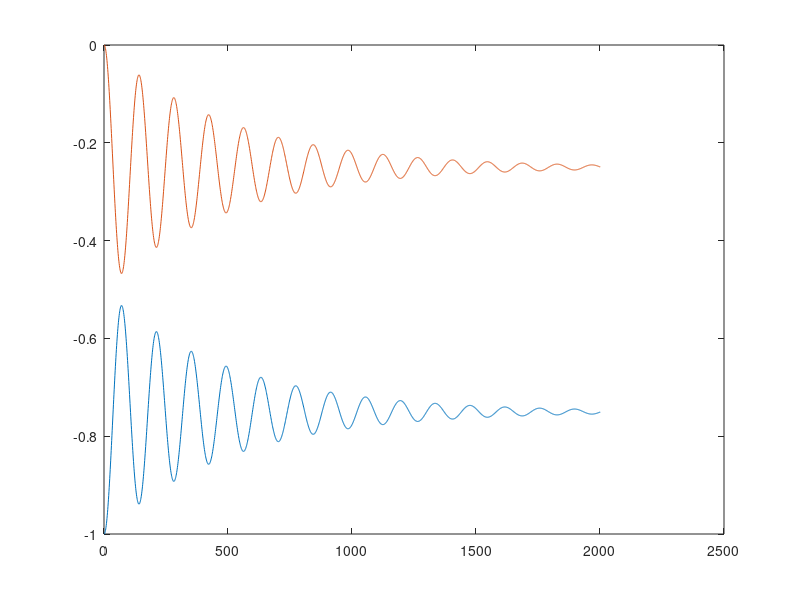

Recreate this plot in MATLAB.
clear all
close all

m = 2; % mass 
k = 20; % spring
d = 0.4; % damper
r = 0.5; % rest lenght

h = 0.01; % step size
samp = 2000;

% initial state
x(1,1) = -1;
x(1,2) = 0;
v(1,1) = 0;
v(1,2) = 0;


for i=1:samp
    
    absx = abs(x(i,1)-x(i,2));
    
    xab1 = (x(i,1)-x(i,2))/absx;
    f1 = -(k*( absx - r) + d*(v(i,1)-v(i,2))*xab1)*xab1;
    
    xab2 = (x(i,2)-x(i,1))/absx;
    f2 = -(k*( absx - r) + d*(v(i,2)-v(i,1))*xab2)*xab2;

    
    %Euler
    v(i+1,1) = v(i,1) + h*f1/m; 
    x(i+1,1) = x(i,1) + h*v(i+1,1); 
    v(i+1,2) = v(i,2) + h*f2/m;
    x(i+1,2) = x(i,2) + h*v(i+1,2);
    
end
figure(1);
plot(x)